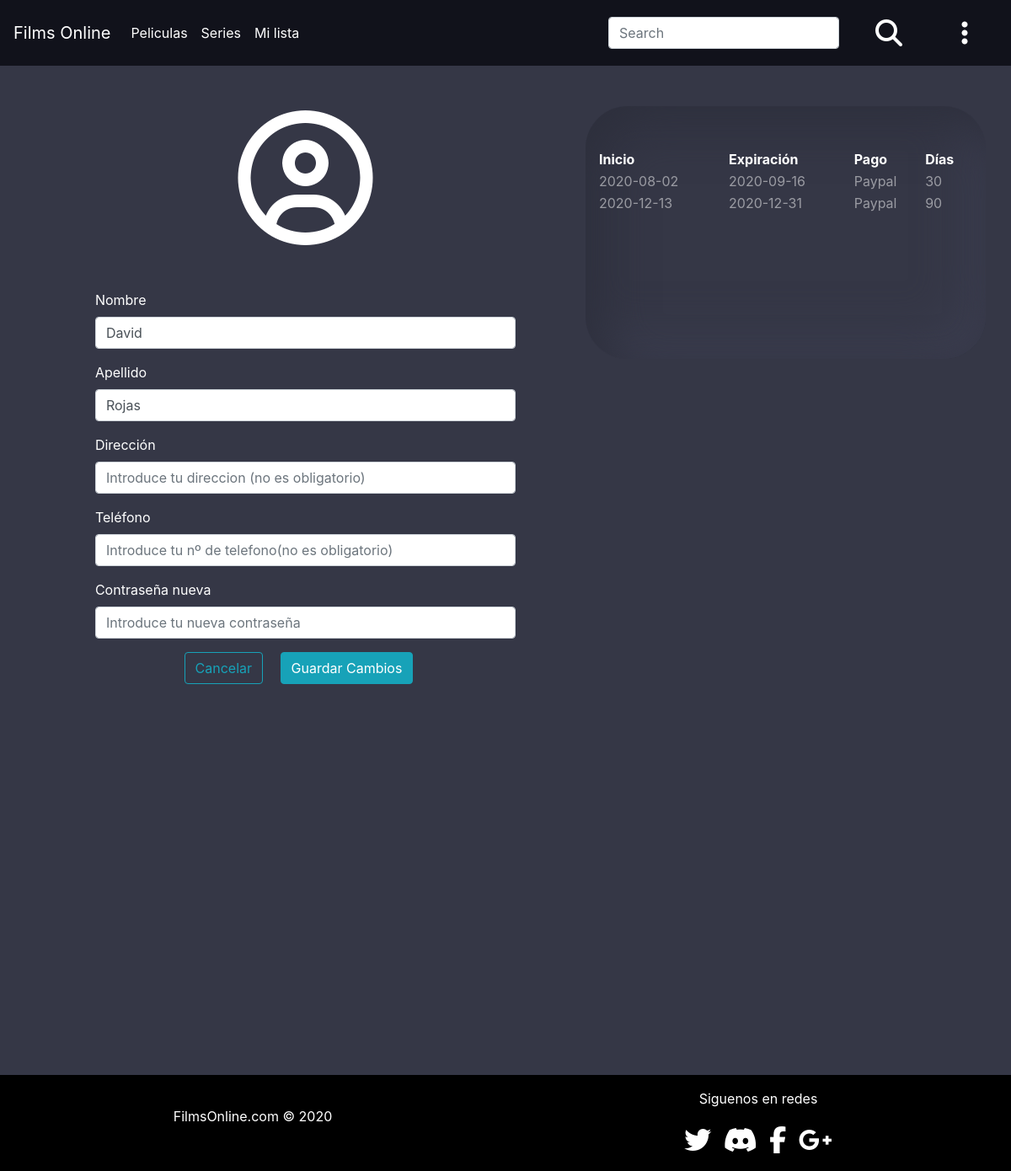
Page /php/editarUsers.php (signed in) on the committed database.
### tables this page shows
CREATE TABLE `usuarios` (
  `idUsuario` int(11) NOT NULL,
  `nombreUsuario` varchar(50) NOT NULL,
  `apellidoUsuario` varchar(100) NOT NULL,
  `email` varchar(250) NOT NULL,
  `hashpass` varchar(250) NOT NULL,
  `direccion` varchar(150) DEFAULT NULL,
  `telefono` int(9) DEFAULT NULL,
  `nivel` int(1) NOT NULL
);

CREATE TABLE `facturacion` (
  `idFacturacion` int(11) NOT NULL,
  `fechaFacturacion` date NOT NULL,
  `fechaExpiracion` date NOT NULL,
  `idUsuario` int(11) NOT NULL,
  `idPrecios` int(11) NOT NULL,
  `nombreFacturacion` varchar(200) NOT NULL,
  `tipo` varchar(10) NOT NULL
);

CREATE TABLE `precios` (
  `idPrecios` int(11) NOT NULL,
  `tipo` int(11) NOT NULL,
  `precio` float NOT NULL
);

### php/editarUsers.php (the view, shortened to what this page needs)
<!DOCTYPE html>
<html>
  <head>
    <link rel="stylesheet" href="../css/navbar.css" />
    <link rel="stylesheet" href="../css/catalogo.css" />
    <link rel="stylesheet" href="../css/footer.css" />
    <link
      rel="stylesheet"
      href="https://stackpath.bootstrapcdn.com/bootstrap/4.5.0/css/bootstrap.min.css"
    />
    <link
      rel="stylesheet"
      href="https://cdnjs.cloudflare.com/ajax/libs/animate.css/4.1.1/animate.min.css"
    />
  </head>
  <body style="background-color: #353746;color: white;">
    <?php
      include 'header.php';
      $conexion=mysqli_connect('localhost', 'root', '', 'films_online');
        mysqli_set_charset($conexion, 'UTF8');
        $consulta="SELECT nombreUsuario,apellidoUsuario,direccion,telefono FROM usuarios WHERE idUsuario='".$_COOKIE["Id"]."' and email='".$_COOKIE["Usuario"]."'";
        $resultado=mysqli_query($conexion,$consulta);
        while($fila=mysqli_fetch_row($resultado)){
            $nombreUsuaurio=$fila[0];
            $apellidoUsuario=$fila[1];
            $direccion=$fila[2];
            $telefono=$fila[3];
            if($telefono=="Null" || $telefono==0){
              $telefono="";
            }
        }
    ?>
    <div class="container" style="min-height: 1150px" >
      <div class="row" >
        <div class="col-md-7 col-12">
          <div class="col-10 offset-1 mt-5 mb-5" >
            <div class="user-icon text-center" >
              <i class="far fa-user-circle fa-10x"></i>
            </div>
          </div>
          <div class="col-10 offset-1 mt-5">
            <form action="ModificarUsuario.php" method="POST">
            <div class="form-group">
              <label for="AddName">Nombre</label>
              <input type="text" class="form-control" id="AddName" name="AddName" placeholder="Introduce tu nombre" value="<?php echo $nombreUsuaurio ?>">
            </div>
            <div class="form-group">
              <label for="AddLastName">Apellido</label>
              <input type="text" class="form-control" id="AddLastName" name="AddLastName" placeholder="Introduce tu Apellido" value="<?php echo $apellidoUsuario ?>">
            </div>
            <div class="form-group">
              <label for="AddDirection">Dirección</label>
              <input type="text" class="form-control" id="AddDirection" name="AddDirection" placeholder="Introduce tu direccion (no es obligatorio)" value="<?php echo $direccion ?>">
            </div>
            <div class="form-group">
              <label for="AddTelf">Teléfono</label>
              <input type="tel" class="form-control" id="AddTelf" name="AddTelf" placeholder="Introduce tu nº de telefono(no es obligatorio)" value="<?php echo $telefono ?>">
            </div>
            <div class="form-group">
              <label for="AddPassword">Contraseña nueva</label>
              <input type="password" class="form-control" id="AddPassword" name="AddPassword" placeholder="Introduce tu nueva contraseña">
            </div>
          </div>
          <div class="col-10 offset-1 text-center mb-5">
            <div type="button" class="btn btn-outline-info mr-3" onclick="window.location.href='../php/Catalogo.php'">
              Cancelar
            </div >
            <input type="submit" class="btn btn-info mr-3" name="submit" value="Guardar Cambios"/>
          </div>
        </div>
        <div class="col-md-5 col-12 facturas mt-5" >
          <div class="scroll">
            <table style="width: 100%;">
              <thead class="font-weight-bold">
                <tr>
                  <th>Inicio</th>
                  <th>Expiración</th>
                  <th>Pago</th>
                  <th>Días</th>
                </tr>
              </thead>
              <tbody>
                <?php
                  $conexion=mysqli_connect('localhost', 'root', '', 'films_online');
                  mysqli_set_charset($conexion, 'UTF8');
                  $consulta="SELECT f.fechaFacturacion,f.fechaExpiracion,f.tipo,p.tipo FROM facturacion f,precios p WHERE f.idPrecios=p.idPrecios and idUsuario='".$_COOKIE["Id"]."'";
                  $resultado=mysqli_query($conexion,$consulta);
                  while($fila=mysqli_fetch_row($resultado)){
                      $fechaFacturacion=$fila[0];
                      $fechaExpiracion=$fila[1];
                      $tipo=$fila[2];
                      $duracion=$fila[3];
                      echo "<tr class='text-white-50'>";
                      echo "<td>".$fechaFacturacion."</td>";
                      echo "<td>".$fechaExpiracion."</td>";
                      echo "<td>".$tipo."</td>";
                      echo "<td>".$duracion."</td>";
                      echo "<tr>";
                  }
                ?>
              </tbody>
            </table>
          </div>
        </div>
      </div>
    </div>
  </body>
</html>

### css/catalogo.css (style rules this page uses)
body { background-color: #353746; color: white; overflow-x: hidden; }
.btn { border: none; }
.facturas { height: 300px; padding-top: 50px; padding-bottom: 0px; border-radius: 50px; background: #353746; box-shadow: inset 20px 20px 60px #2d2f3c, inset -20px -20px 60px #3d3f51; }
.scroll { height: 200px; overflow: auto; }

### css/footer.css (style rules this page uses)
.footer { display: flex; flex-direction: row; text-align: center; align-items: center; background-color: black; bottom: 0; width: 100%; color: white; }
.footer-part { width: 50%; }
i { padding: 5px; }

### rows in the picture
usuarios: AddName "David", AddLastName "Rojas"
facturacion: fechaFacturacion "2020-08-02", fechaExpiracion "2020-09-16", tipo "Paypal", idPrecios.tipo "30"
facturacion: fechaFacturacion "2020-12-13", fechaExpiracion "2020-12-31", tipo "Paypal", idPrecios.tipo "90"
